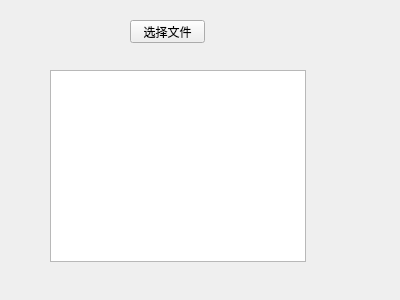
<?xml version="1.0" encoding="UTF-8"?>
<ui version="4.0">
 <class>Form</class>
 <widget class="QWidget" name="Form">
  <property name="geometry">
   <rect>
    <x>0</x>
    <y>0</y>
    <width>400</width>
    <height>300</height>
   </rect>
  </property>
  <property name="windowTitle">
   <string>Form</string>
  </property>
  <widget class="QPushButton" name="pushButton">
   <property name="geometry">
    <rect>
     <x>130</x>
     <y>20</y>
     <width>75</width>
     <height>23</height>
    </rect>
   </property>
   <property name="text">
    <string>选择文件</string>
   </property>
  </widget>
  <widget class="QListWidget" name="listWidget">
   <property name="geometry">
    <rect>
     <x>50</x>
     <y>70</y>
     <width>256</width>
     <height>192</height>
    </rect>
   </property>
  </widget>
 </widget>
 <resources/>
 <connections/>
</ui>
